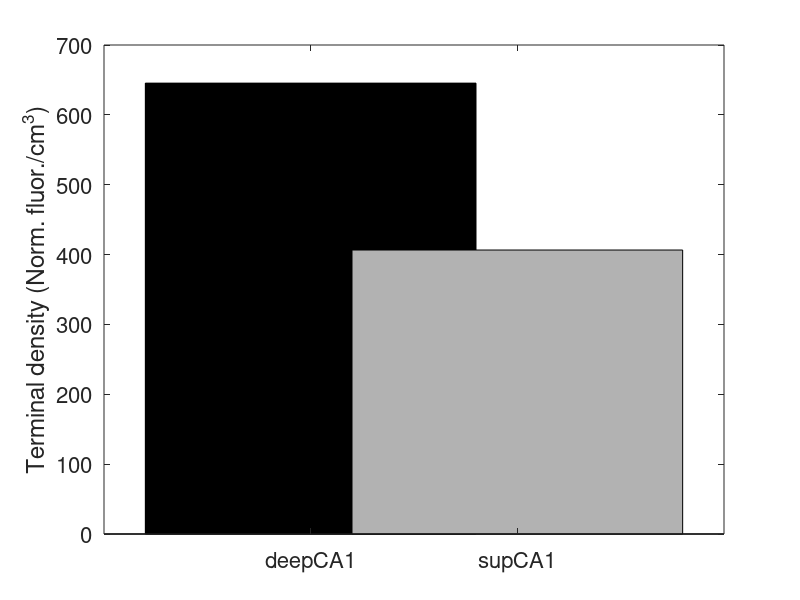
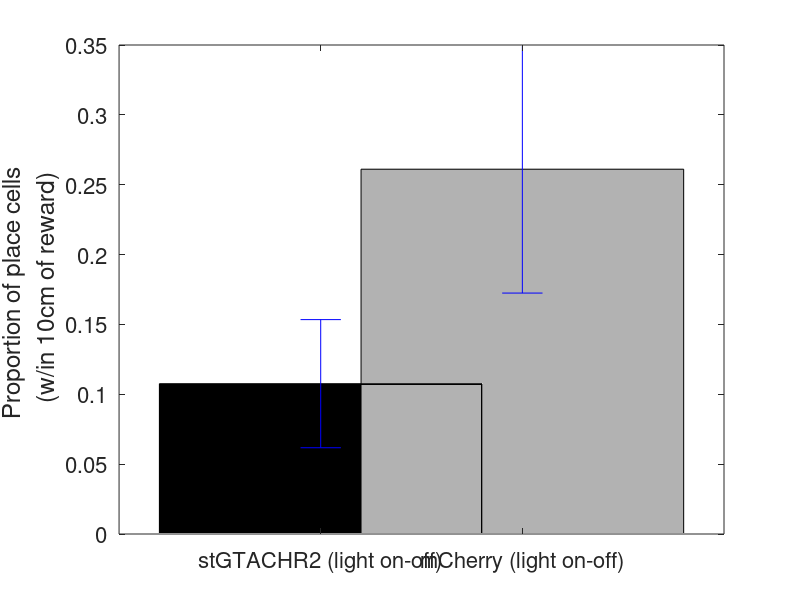
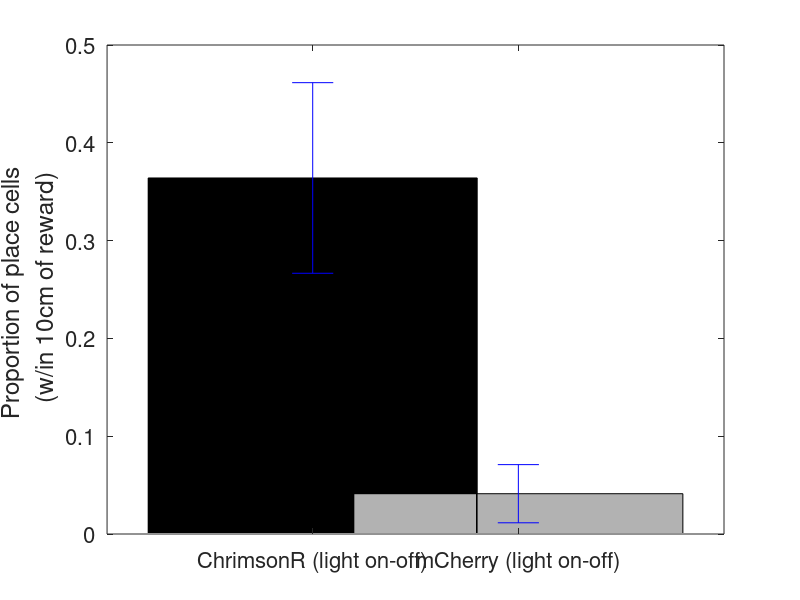

Write the MATLAB code that produced these figures, in order.
xmin=400;
xmax=1000;
n=20
x=xmin+rand(1,n)*(xmax-xmin);
xmin=200
xmax=600;
n=20
y=xmin+rand(1,n)*(xmax-xmin);

%%
% slice densiites
gray = [0.7 0.7 0.7];
figure;
bar(1,mean(x),'k'); hold on;
bar(2,mean(y), 'FaceColor', gray)
% plot(1, x, 'ko');
% plot(2, y, 'ko');
xlim([0 3])
xticks([1 2])
xticklabels([{'deepCA1'}, {'supCA1'}])
ylabel('Terminal density (Norm. fluor./cm^3)')
% ylabel('ACC neuron density (Cells/cm^3)')
% fontsize(16,"points")
set(gca,'fontsize', 16) 

[h,p,~,stat]=ttest(x,y)

%%
xmin=0.1;
xmax=0.4;
n=10
x=xmin+rand(1,n)*(xmax-xmin);
xmin=0.02
xmax=0.2;
n=10
y=xmin+rand(1,n)*(xmax-xmin);

figure; 
bar(1, mean(y), 'k'); hold on;
errorbar(1,mean(y),std(y),'b')
bar(2, mean(x), 'FaceColor', gray)
errorbar(2,mean(x),std(x),'b')
set(gca,'fontsize', 16) 

xlim([0 3])
xticks([1 2])
xticklabels([{'stGTACHR2 (light on-off)'}, {'mCherry (light on-off)'}])
ylabel(sprintf('Proportion of place cells \n (w/in 10cm of reward)'))
[h,p,~,stat]=ttest(x,y)

%%
xmin=0;
xmax=0.1;
n=10;
x=xmin+rand(1,n)*(xmax-xmin);
xmin=0.2;
xmax=0.5;
n=10;
y=xmin+rand(1,n)*(xmax-xmin);

figure; 
bar(1, mean(y), 'k'); hold on;
errorbar(1,mean(y),std(y),'b')
bar(2, mean(x), 'FaceColor', gray)
errorbar(2,mean(x),std(x),'b')
set(gca,'fontsize', 16) 

xlim([0 3])
xticks([1 2])
xticklabels([{'ChrimsonR (light on-off)'}, {'mCherry (light on-off)'}])
ylabel(sprintf('Proportion of place cells \n (w/in 10cm of reward)'))
[h,p,~,stat]=ttest(x,y)